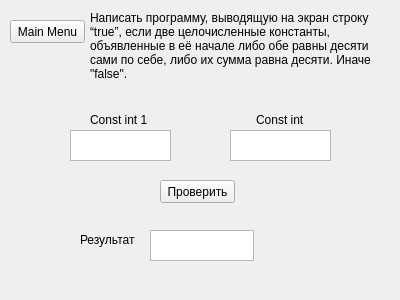
<?xml version="1.0" encoding="UTF-8"?>
<ui version="4.0">
 <class>task2</class>
 <widget class="QWidget" name="task2">
  <property name="geometry">
   <rect>
    <x>0</x>
    <y>0</y>
    <width>400</width>
    <height>300</height>
   </rect>
  </property>
  <property name="windowTitle">
   <string>Homework 4 - Task 2</string>
  </property>
  <widget class="QPushButton" name="mainMenu">
   <property name="geometry">
    <rect>
     <x>10</x>
     <y>20</y>
     <width>75</width>
     <height>23</height>
    </rect>
   </property>
   <property name="text">
    <string>Main Menu</string>
   </property>
  </widget>
  <widget class="QLabel" name="label">
   <property name="geometry">
    <rect>
     <x>90</x>
     <y>0</y>
     <width>301</width>
     <height>91</height>
    </rect>
   </property>
   <property name="text">
    <string>Написать программу, выводящую на экран строку “true”, если две целочисленные константы, объявленные в её начале либо обе равны десяти сами по себе, либо их сумма равна десяти. Иначе &quot;false&quot;.</string>
   </property>
   <property name="wordWrap">
    <bool>true</bool>
   </property>
  </widget>
  <widget class="QPlainTextEdit" name="constVar1">
   <property name="geometry">
    <rect>
     <x>70</x>
     <y>130</y>
     <width>101</width>
     <height>31</height>
    </rect>
   </property>
   <property name="readOnly">
    <bool>true</bool>
   </property>
  </widget>
  <widget class="QPlainTextEdit" name="constVar2">
   <property name="geometry">
    <rect>
     <x>230</x>
     <y>130</y>
     <width>101</width>
     <height>31</height>
    </rect>
   </property>
   <property name="readOnly">
    <bool>true</bool>
   </property>
  </widget>
  <widget class="QLabel" name="label_2">
   <property name="geometry">
    <rect>
     <x>90</x>
     <y>110</y>
     <width>61</width>
     <height>20</height>
    </rect>
   </property>
   <property name="text">
    <string>Const int 1</string>
   </property>
  </widget>
  <widget class="QLabel" name="label_3">
   <property name="geometry">
    <rect>
     <x>256</x>
     <y>110</y>
     <width>51</width>
     <height>20</height>
    </rect>
   </property>
   <property name="text">
    <string>Const int 2</string>
   </property>
  </widget>
  <widget class="QPushButton" name="resultButton">
   <property name="geometry">
    <rect>
     <x>160</x>
     <y>180</y>
     <width>75</width>
     <height>23</height>
    </rect>
   </property>
   <property name="text">
    <string>Проверить</string>
   </property>
  </widget>
  <widget class="QPlainTextEdit" name="Result">
   <property name="geometry">
    <rect>
     <x>150</x>
     <y>230</y>
     <width>104</width>
     <height>31</height>
    </rect>
   </property>
   <property name="readOnly">
    <bool>true</bool>
   </property>
   <property name="overwriteMode">
    <bool>true</bool>
   </property>
  </widget>
  <widget class="QLabel" name="label_4">
   <property name="geometry">
    <rect>
     <x>80</x>
     <y>230</y>
     <width>61</width>
     <height>20</height>
    </rect>
   </property>
   <property name="text">
    <string>Результат</string>
   </property>
  </widget>
 </widget>
 <resources/>
 <connections/>
</ui>
